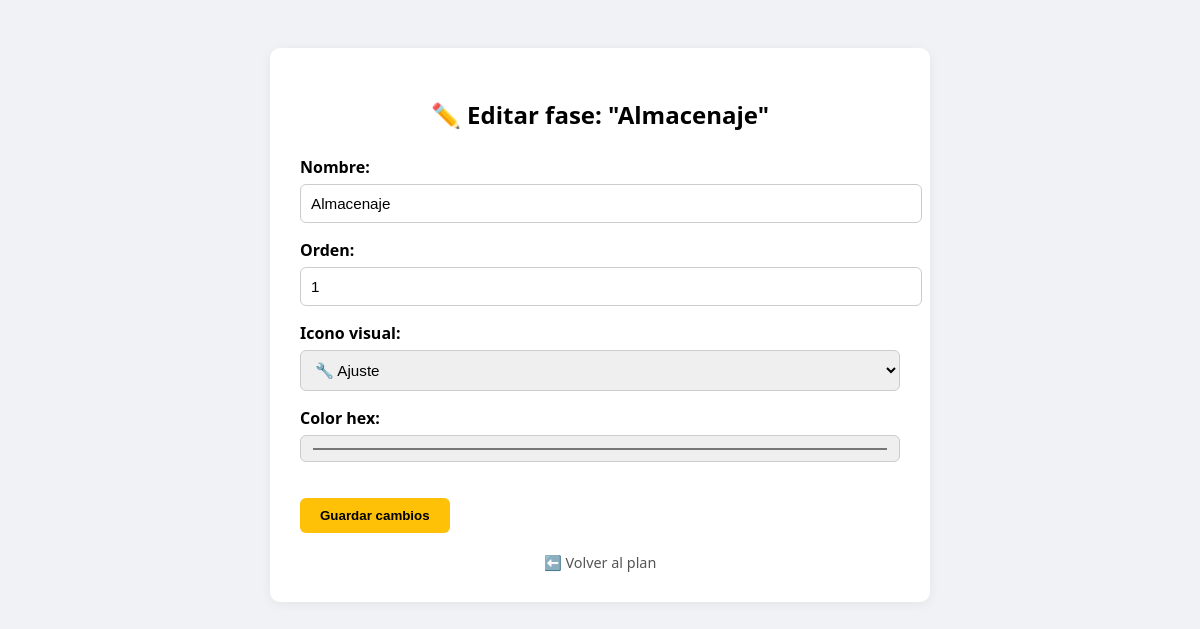
The page /fase/editar/70/ (signed in) on the database its author committed.
### base/models.py (models this page shows, shortened)
class Fase(models.Model):
    iniciativa = models.ForeignKey(Iniciativa, related_name='fases', on_delete=models.CASCADE)
    nombre = models.CharField(max_length=100)
    orden = models.PositiveIntegerField()
    icono = models.CharField(max_length=5, default='📌')
    color_hex = models.CharField(max_length=7, default='#cccccc')  # formato tipo "#87CEFA"
    fecha_objetivo = models.DateField(blank=True, null=True)
    completado = models.BooleanField(default=False)
    reflexion = models.TextField(blank=True, null=True)
    publicado_en_feed = models.BooleanField(default=False)
    from datetime import timedelta

### base/views.py (the view)
# urls.py: path('fase/editar/<int:fase_id>/', views.editar_fase, name='editar_fase'),
def editar_fase(request, fase_id):
    fase = get_object_or_404(Fase, id=fase_id, iniciativa__usuario=request.user)
    form = FaseForm(request.POST or None, instance=fase)
    if request.method == 'POST' and form.is_valid():
        form.save()
        return redirect('vista_plan', iniciativa_id=fase.iniciativa.id)
    return render(request, 'base/editar_fase.html', {
        'form': form,
        'fase': fase,
        'iniciativa': fase.iniciativa
    })

### base/forms.py
class FaseForm(forms.ModelForm):
    icono = forms.ChoiceField(choices=ICONOS_FASE, label='Icono visual')
    class Meta:
        model = Fase
        fields = ['nombre', 'orden', 'icono', 'color_hex']
        widgets = {
            'nombre': forms.TextInput(attrs={'placeholder': 'Nombre de la fase'}),
            'orden': forms.NumberInput(attrs={'min': 1}),
            'color_hex': forms.TextInput(attrs={'type': 'color'}),
        }

### base/templates/base/editar_fase.html (shortened to what this page needs)
<!DOCTYPE html>
<html lang="es">
<head>
</head>
<body>
  <div class="card">
    <h2>✏️ Editar fase: "{{ fase.nombre }}"</h2>
    <form method="post">
      {{ form.as_p }}
      <button type="submit">Guardar cambios</button>
    </form>
    <a href="{% url 'vista_plan' iniciativa.id %}">⬅️ Volver al plan</a>
  </div>
</body>
</html>

### base/templates/base/editar_fase.html (style rules this page uses)
body { font-family: 'Segoe UI', sans-serif; background-color: #f0f2f5; padding: 40px; }
.card { max-width: 600px; margin: auto; background: white; padding: 30px; border-radius: 10px; box-shadow: 0 2px 12px rgba(0, 0, 0, 0.06); }
h2 { text-align: center; margin-bottom: 25px; }
form label { font-weight: bold; display: block; margin-top: 12px; }
form input, form select { width: 100%; padding: 10px; margin-top: 6px; border-radius: 6px; border: 1px solid #ccc; font-size: 0.95em; }
button { margin-top: 20px; padding: 10px 20px; border: none; background-color: #ffc107; color: black; font-weight: bold; border-radius: 6px; cursor: pointer; }
a { display: block; margin-top: 20px; text-align: center; text-decoration: none; color: #555; font-size: 0.9em; }

### rows shown on the page
Fase: nombre "Almacenaje", orden "1", icono "🔧 Ajuste", color_hex "#6cf487"
